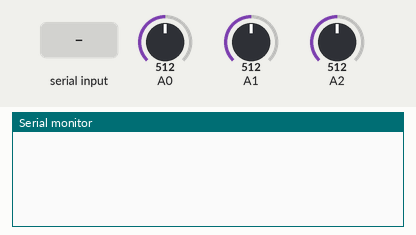
This sketch was run on a simulated Arduino Uno, built with avr-gcc and run on an emulated ATmega328P. Shown: the last lines printed to the serial monitor. Inputs (shaded band) come from the test bench; at power-on: A0 = 512, A1 = 512, A2 = 512.

Above: at 1.2 s.
1.3 s: "S" received over Serial
At 2.2 s:
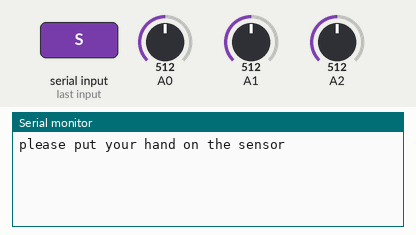
4.3 s: A0 set to 716
At 5.1 s:
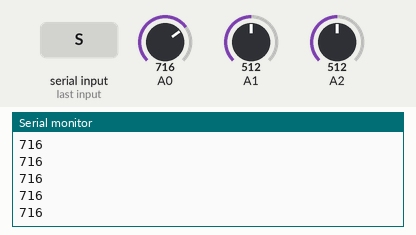
5.8 s: A1 set to 306
At 7.2 s:
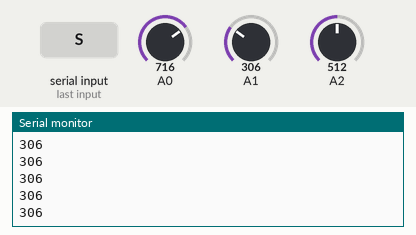
7.3 s: A2 set to 290
At 8.2 s:
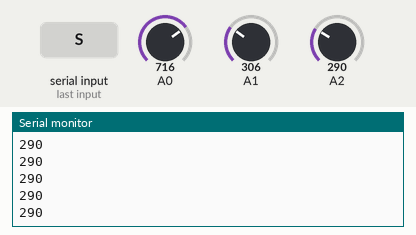
8.8 s: A2 set to 310
At 9.5 s:
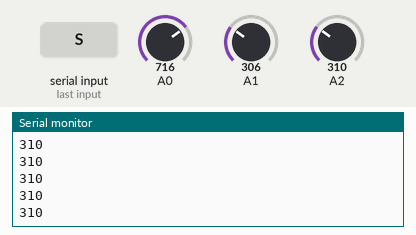
Timing chart, 0 to 11.3 s (numbered marks = the images above; inputs shaded):
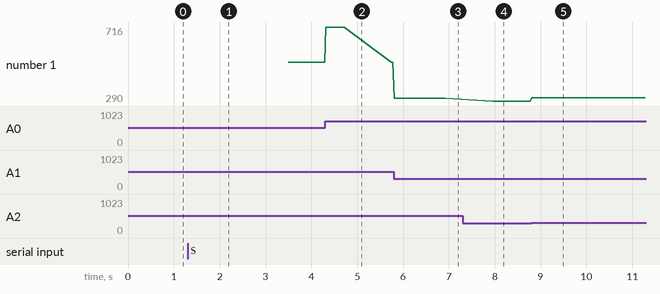

Measured:
- after the input at 1.3 s, the serial monitor: prints a new line after 0.20 s (image 1)
- after the input at 4.3 s, the serial monitor: prints a new line at once (image 2)
- after the input at 5.8 s, the serial monitor: prints a new line at once (image 3)
- after the input at 7.3 s, the serial monitor: prints a new line after 0.65 s (image 4)
- after the input at 8.8 s, the serial monitor: prints a new line at once (image 5)
- plotted number 1: 512 → 306 after the input at 5.8 s, 306 → 290 after the input at 7.3 s, 290 → 310 after the input at 8.8 s

The sketch:

Sensor_BLE_with_better_detection_V5.ino
```cpp
char val;

void setup() {
  Serial.begin(9600);
}

void loop() {
  if( Serial.available() )
  {
    val = Serial.read();
  }
  if( val == 'S' )
  {
    // RUN DATA COLLECTION HERE
    runScan();
    Serial.println("EndOfScan");
    Serial.flush(); //clear the serial cache
  }
  delay(300); //300 ms Refresh
}

void runScan() {

  int lowRangeCounter = 0;
  int midRangeCounter = 0;
  int highRangeCounter = 0;
  int youreDeadCounter = 0;
  int low = 0;
  int mid = 0;
  int high = 0;
  int dead = 0;
  int air1 = 0;
  int air2 = 0;
  int air3 = 0;

  Serial.println("please put your hand on the sensor");
  delay(2000);


  air1 = analogRead(0);
  Serial.println(air1);
 air2 = analogRead(1);
Serial.println(air2);
 air3 = analogRead(2);
Serial.println(air3);

  for(int i; i < 40; i++){
     delay(30);
    int a = analogRead(0);
  Serial.println(a);

    if(a >= 800 - air1){
      youreDeadCounter++;
    }
    else if(a < (800 - air1) && a >= 500 - air1){
      highRangeCounter++;
    }
    else if(a < (500 - air1)&& a >= (300-air1)){
      midRangeCounter++;
    }
    else {
      lowRangeCounter++;
    }
  }

  if(lowRangeCounter > 25){

    low = low + 1;
  }
  else if(midRangeCounter > 25){

    mid = mid + 1;
  }
  else if(highRangeCounter > 25){

    high = high + 1;
  }
  else if(youreDeadCounter > 25){

    dead = dead + 1;
  }
  delay(1000);


  for(int i; i < 40; i++){
     delay(30);
    int a = analogRead(1);
    Serial.println(a);

    if(a >= 800-air2){
      youreDeadCounter++;
    }
    else if(a < (800-air2) && a >= (500-air2)){
      highRangeCounter++;
    }
    else if(a < (500-air2) && a >= (300-air2)){
      midRangeCounter++;
    }
    else {
      lowRangeCounter++;
    }
  }

  if(lowRangeCounter > 25){

    low = low + 1;
  }
  else if(midRangeCounter > 25){

    mid = mid + 1;
  }
  else if(highRangeCounter > 25){

    high = high + 1;
  }
  else if(youreDeadCounter > 25){

    dead = dead + 1;
  }
  delay(1000);


  for(int i; i < 40; i++){
     delay(30);
    int a = analogRead(2);
    Serial.println(a);

    if(a >= 800-air3){
      youreDeadCounter++;

    }
    else if(a < (800-air3) && a >= (500-air3)){
      highRangeCounter++;

    }
    else if(a < (500-air3) && a >= (300-air3)){
      midRangeCounter++;

    }
    else {
      lowRangeCounter++;

    }
  }


  if(lowRangeCounter > 25){

    low = low + 1;
  }
  else if(midRangeCounter > 25){

    mid = mid + 1;
  }
  else if(highRangeCounter > 25){

    high = high + 1;
  }
  else if(youreDeadCounter > 25){

    dead = dead + 1;
  }
  delay(1000);
  if(dead == 3){
    Serial.println("You are Dead");
    Serial.println("H");
    }else if (high ==3 ) {
      Serial.println("Please dont drive");
       Serial.println("H");

    }else if (mid == 3){
      Serial.println("questionalble");
      Serial.println("M");

      }else if (low == 3){
        Serial.println("Your Good");
        Serial.println("L");

        }else {
          Serial.println("Null");
    }
}
```
